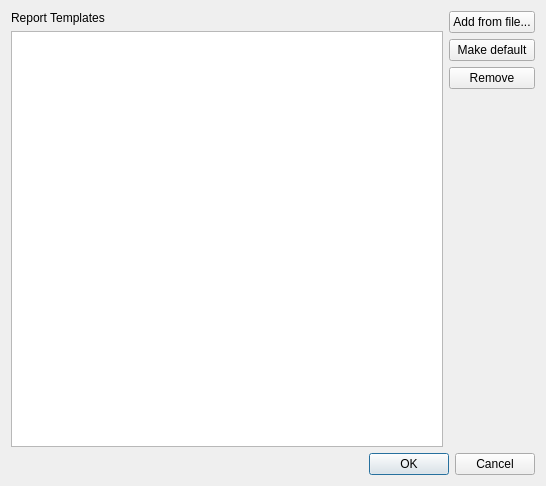
<?xml version="1.0" encoding="UTF-8"?>
<ui version="4.0">
 <class>IQManageReportTemplatesDialog</class>
 <widget class="QDialog" name="IQManageReportTemplatesDialog">
  <property name="geometry">
   <rect>
    <x>0</x>
    <y>0</y>
    <width>546</width>
    <height>486</height>
   </rect>
  </property>
  <property name="windowTitle">
   <string>Dialog</string>
  </property>
  <layout class="QVBoxLayout" name="verticalLayout_3">
   <item>
    <layout class="QHBoxLayout" name="horizontalLayout">
     <item>
      <layout class="QVBoxLayout" name="verticalLayout_2">
       <item>
        <widget class="QLabel" name="label">
         <property name="text">
          <string>Report Templates</string>
         </property>
        </widget>
       </item>
       <item>
        <widget class="QListView" name="lvTemplates"/>
       </item>
      </layout>
     </item>
     <item>
      <layout class="QVBoxLayout" name="verticalLayout">
       <item>
        <widget class="QPushButton" name="btnAddTemplate">
         <property name="text">
          <string>Add from file...</string>
         </property>
        </widget>
       </item>
       <item>
        <widget class="QPushButton" name="btnMakeDefaultTemplate">
         <property name="text">
          <string>Make default</string>
         </property>
        </widget>
       </item>
       <item>
        <widget class="QPushButton" name="btnRemoveTemplate">
         <property name="text">
          <string>Remove</string>
         </property>
        </widget>
       </item>
       <item>
        <spacer name="verticalSpacer">
         <property name="orientation">
          <enum>Qt::Vertical</enum>
         </property>
         <property name="sizeHint" stdset="0">
          <size>
           <width>20</width>
           <height>40</height>
          </size>
         </property>
        </spacer>
       </item>
      </layout>
     </item>
    </layout>
   </item>
   <item>
    <widget class="QDialogButtonBox" name="buttonBox">
     <property name="orientation">
      <enum>Qt::Horizontal</enum>
     </property>
     <property name="standardButtons">
      <set>QDialogButtonBox::Cancel|QDialogButtonBox::Ok</set>
     </property>
    </widget>
   </item>
  </layout>
 </widget>
 <resources/>
 <connections>
  <connection>
   <sender>buttonBox</sender>
   <signal>accepted()</signal>
   <receiver>IQManageReportTemplatesDialog</receiver>
   <slot>accept()</slot>
   <hints>
    <hint type="sourcelabel">
     <x>248</x>
     <y>254</y>
    </hint>
    <hint type="destinationlabel">
     <x>157</x>
     <y>274</y>
    </hint>
   </hints>
  </connection>
  <connection>
   <sender>buttonBox</sender>
   <signal>rejected()</signal>
   <receiver>IQManageReportTemplatesDialog</receiver>
   <slot>reject()</slot>
   <hints>
    <hint type="sourcelabel">
     <x>316</x>
     <y>260</y>
    </hint>
    <hint type="destinationlabel">
     <x>286</x>
     <y>274</y>
    </hint>
   </hints>
  </connection>
 </connections>
</ui>
